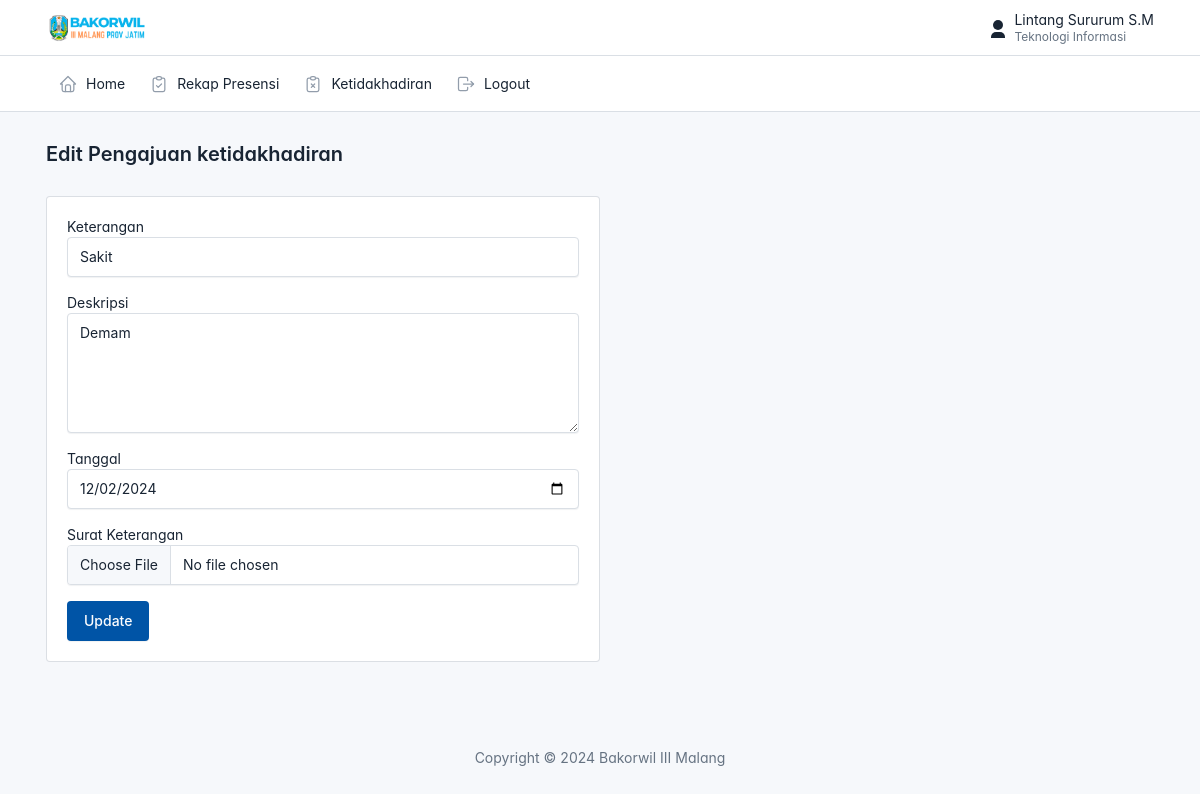
Page /mahasiswa/ketidakhadiran/edit.php?id=10 (signed in) on the committed database.
### tables this page shows
CREATE TABLE `ketidakhadiran` (
  `id` int(11) NOT NULL,
  `id_mahasiswa` int(11) NOT NULL,
  `keterangan` varchar(225) NOT NULL,
  `tanggal` date NOT NULL,
  `deskripsi` varchar(225) NOT NULL,
  `file` varchar(225) NOT NULL,
  `status_pengajuan` varchar(20) NOT NULL
);

### mahasiswa/ketidakhadiran/edit.php (the view, shortened to what this page needs)
<?php
include('../layout/header.php');
include_once("../../config.php");
$id = $_GET['id'];
$result = mysqli_query($connection, "SELECT * FROM ketidakhadiran WHERE id=$id");
while ($data = mysqli_fetch_array($result)) {
    $keterangan = $data['keterangan'];
    $deskripsi = $data['deskripsi'];
    $tanggal = $data['tanggal'];
}
?>
<div class="page-body">
  <div class="container-xl">
    <div class="card col-md-6">
      <div class="card-body">
        <form action="" method="POST" enctype="multipart/form-data">
          <div class="mb-3">
            <label for="">Keterangan</label>
            <select name="keterangan" class="form-control">
              <option <?php if ($keterangan == 'Sakit') {
                echo 'selected';
              } ?> value="Sakit">Sakit</option>
            </select>
          </div>
          <div class="mb-3">
            <label for="">Deskripsi</label>
            <textarea name="deskripsi" class="form-control" cols="30" rows="5"><?= $deskripsi ?></textarea>
          </div>
          <div class="mb-3">
            <label for="">Tanggal</label>
            <input type="date" class="form-control" name="tanggal" value="<?= $tanggal; ?>">
          </div>
          <div class="mb-3">
            <label for="">Surat Keterangan</label>
            <input type="file" class="form-control" name="file_baru">
          </div>
          <button type="submit" class="btn btn-primary" name="update">Update</button>
        </form>
      </div>
    </div>
  </div>
</div>
<?php include('../layout/footer.php') ?>

### mahasiswa/layout/header.php (style rules this page uses)
:root { --tblr-font-sans-serif: 'Inter Var', -apple-system, BlinkMacSystemFont, San Francisco, Segoe UI, Roboto, Helvetica Neue, sans-serif; }
body { font-feature-settings: "cv03", "cv04", "cv11"; }

### rows in the picture
ketidakhadiran: keterangan "Sakit", deskripsi "Demam", tanggal "12/02/2024"

### other values in the picture
$_SESSION['nama'] "Lintang Sururum S.M"
$_SESSION['jurusan'] "Teknologi Informasi"
$judul "Edit Pengajuan ketidakhadiran"
